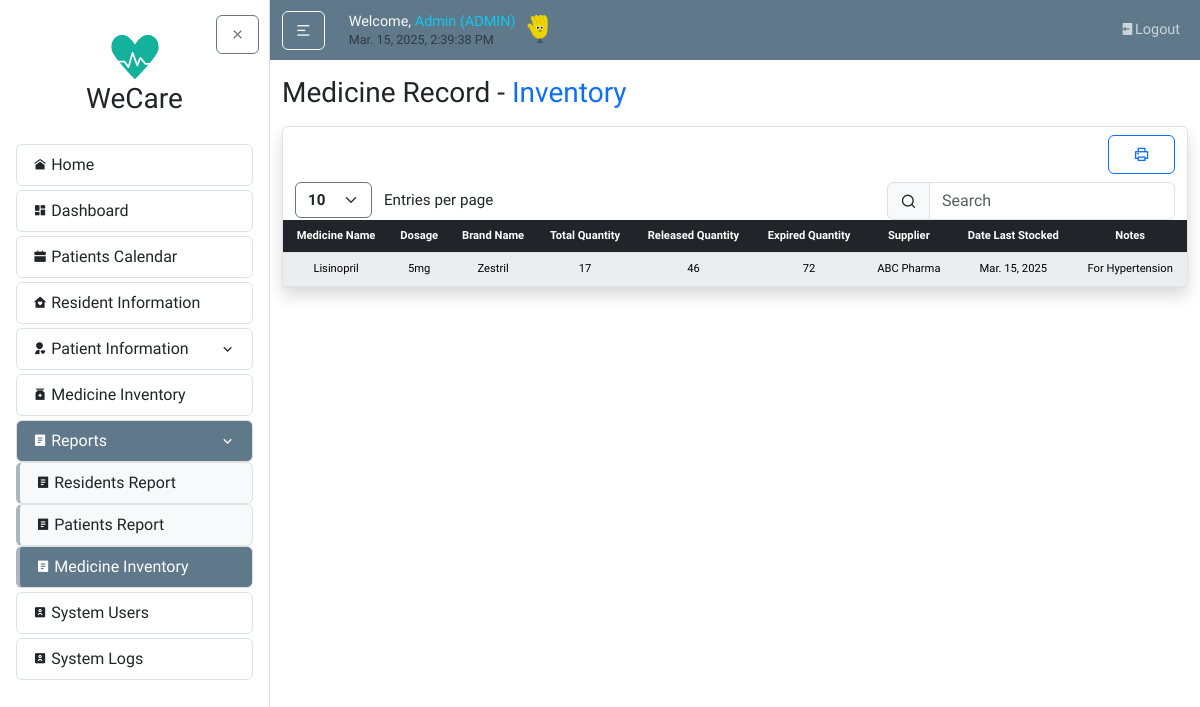
The page /reports/medicineRecord/ (signed in) on the database as committed earlier.
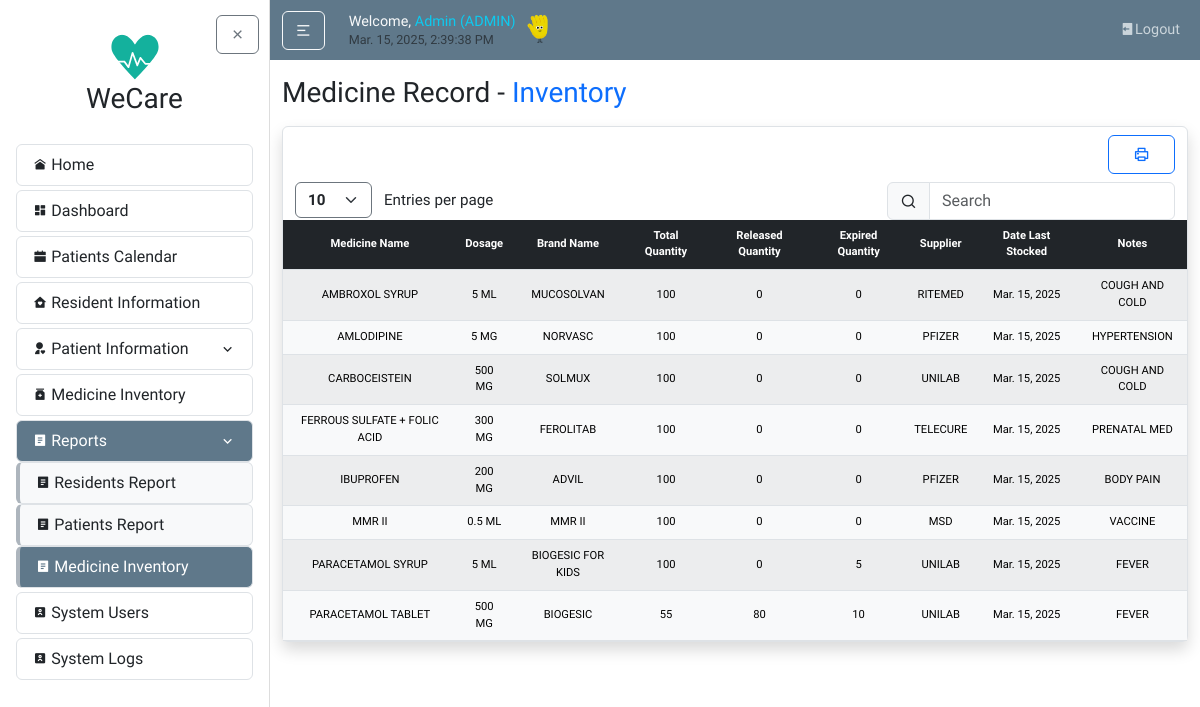
The same page on the database as committed later.
### medicineMonitoring/models.py (models this page shows, shortened)
class Medicine(models.Model):
    medicine_name = models.CharField(max_length=255)
    brand_name = models.CharField(max_length=255, blank=True, null=True)
    dosage = models.CharField(max_length=100, blank=True, null=True)
    total_quantity = models.PositiveIntegerField(default=0)
    supplier_name = models.CharField(max_length=255)
    date_last_stock = models.DateField(blank=True)
    notes = models.TextField(blank=True, null=True)

### users/decorators.py (the view)
        def wrapper(request, *args, **kwargs):
            try:
                profile = request.user.userprofile
                if profile.userrole == 'ADMIN' or profile.userrole in allowed_roles:
                    return view_func(request, *args, **kwargs)
                else:
                    messages.warning(
                        request,
                        f"You don't have permission to access the {module_name} module."
                    )
                    return redirect('home')
            except UserProfile.DoesNotExist:
                messages.warning(
                    request,
                    f"Complete your profile to access the {module_name} module."
                )
                return redirect('home')

### reports/views.py (called while the page is built)
@login_required
@role_required(['ADMIN', 'BHW', 'DOCTOR'], 'Medicine Record')
def medicineReport(request):
    today = date.today()
    medicines = Medicine.objects.all().order_by("medicine_name").annotate(
        releasedQty=Sum('medicine_trackings__quantity_used'),
        expiredQty=Sum('stocks__quantity', filter=Q(stocks__expiration_date__lte=today))
    )
    context = {
        'medicines': medicines,
        'today': today,
    }
    return render(request, "reports/medicineReport.html", context)

### reports/templates/reports/medicineReport.html (shortened to what this page needs)
{% extends "home/layout.html" %}
{% load static %}
{% block body %}
  <h3 class="mb-3">Medicine Record - <span class="text-primary">Inventory</span></h3>
    <article class="content-section border rounded p-0 mx-0 px-0 shadow">
        <div class="container">
            <div class="row mt-2">
              <div class="col-md-auto ms-sm-auto">
                  <div class="d-flex gap-2 mt-3 mt-sm-0">
                    <button class="btn btn-outline-primary btn-block px-4" onclick="printTable()">
                      <i class="ri-printer-line"></i>
                    </button>
                  </div>
              </div>
            </div>
            <div class="row mt-2">
              <div class="col-auto">
                <select id="customEntries" class="form-select d-inline w-auto border-secondary fw-bold" style="font-size: calc(0.8rem + 0.2vw); cursor: pointer; vertical-align: middle;">
                  <option value="10">10</option>
                </select>
                <span class="d-inline ms-2" style="font-size: calc(0.8rem + 0.2vw); vertical-align: middle;">Entries per page</span>
              </div>
              <div class="col-auto ms-auto">
                  <div class="input-group input-group-merge">
                      <span class="input-group-text"><i class="ri-search-line"></i></span>
                      <input type="text" id="searchBar" class="form-control" placeholder="Search" aria-label="Search">
                  </div>
              </div>
            </div>
          </div>
        <div class="table-responsive w-100">
            <table id="dataTable" class="table table-light table-striped text-center m-0 w-100 projectTables">
                <thead class="table-dark">
                <tr>
                    <th>Medicine Name</th>
                    <th>Dosage</th>
                    <th>Brand Name</th>
                    <th>Total Quantity</th>
                    <th>Released Quantity</th>
                    <th>Expired Quantity</th>
                    <th>Supplier</th>
                    <th>Date Last Stocked</th>
                    <th>Notes</th>
                </tr>
                </thead>
                <tbody>
                {% for med in medicines %}
                <tr>
                    <td class="align-middle">{{ med.medicine_name }}</td>
                    <td class="align-middle">{{ med.dosage }}</td>
                    <td class="align-middle">{{ med.brand_name }}</td>
                    <td class="align-middle">{{ med.total_quantity }}</td>
                    <td class="align-middle">{{ med.releasedQty|default:"0" }}</td>
                    <td class="align-middle">{{ med.expiredQty|default:"0" }}</td>
                    <td class="align-middle">{{ med.supplier_name }}</td>
                    <td class="align-middle">{{ med.date_last_stock|date:"M. d, Y" }}</td>
                    <td class="align-middle">{{ med.notes }}</td>
                </tr>
                {% endfor %}
                </tbody>
            </table>
        </div>
  </article>
{% endblock body %}

Rows that differ between the two databases and show on the page:
removed Medicine: medicine_name "Lisinopril", dosage "5mg", brand_name "Zestril", total_quantity "17", releasedQty "46", expiredQty "72", supplier_name "ABC Pharma", date_last_stock "Mar. 15, 2025", notes "For Hypertension"
added Medicine: medicine_name "AMBROXOL SYRUP", dosage "5 ML", brand_name "MUCOSOLVAN", total_quantity "100", releasedQty "0", expiredQty "0", supplier_name "RITEMED", date_last_stock "Mar. 15, 2025", notes "COUGH AND COLD"
added Medicine: medicine_name "AMLODIPINE", dosage "5 MG", brand_name "NORVASC", total_quantity "100", releasedQty "0", expiredQty "0", supplier_name "PFIZER", date_last_stock "Mar. 15, 2025", notes "HYPERTENSION"
added Medicine: medicine_name "CARBOCEISTEIN", dosage "500 MG", brand_name "SOLMUX", total_quantity "100", releasedQty "0", expiredQty "0", supplier_name "UNILAB", date_last_stock "Mar. 15, 2025", notes "COUGH AND COLD"
added Medicine: medicine_name "FERROUS SULFATE + FOLIC ACID", dosage "300 MG", brand_name "FEROLITAB", total_quantity "100", releasedQty "0", expiredQty "0", supplier_name "TELECURE", date_last_stock "Mar. 15, 2025", notes "PRENATAL MED"
added Medicine: medicine_name "IBUPROFEN", dosage "200 MG", brand_name "ADVIL", total_quantity "100", releasedQty "0", expiredQty "0", supplier_name "PFIZER", date_last_stock "Mar. 15, 2025", notes "BODY PAIN"
added Medicine: medicine_name "MMR II", dosage "0.5 ML", brand_name "MMR II", total_quantity "100", releasedQty "0", expiredQty "0", supplier_name "MSD", date_last_stock "Mar. 15, 2025", notes "VACCINE"
added Medicine: medicine_name "PARACETAMOL SYRUP", dosage "5 ML", brand_name "BIOGESIC FOR KIDS", total_quantity "100", releasedQty "0", expiredQty "5", supplier_name "UNILAB", date_last_stock "Mar. 15, 2025", notes "FEVER"
added Medicine: medicine_name "PARACETAMOL TABLET", dosage "500 MG", brand_name "BIOGESIC", total_quantity "55", releasedQty "80", expiredQty "10", supplier_name "UNILAB", date_last_stock "Mar. 15, 2025", notes "FEVER"
